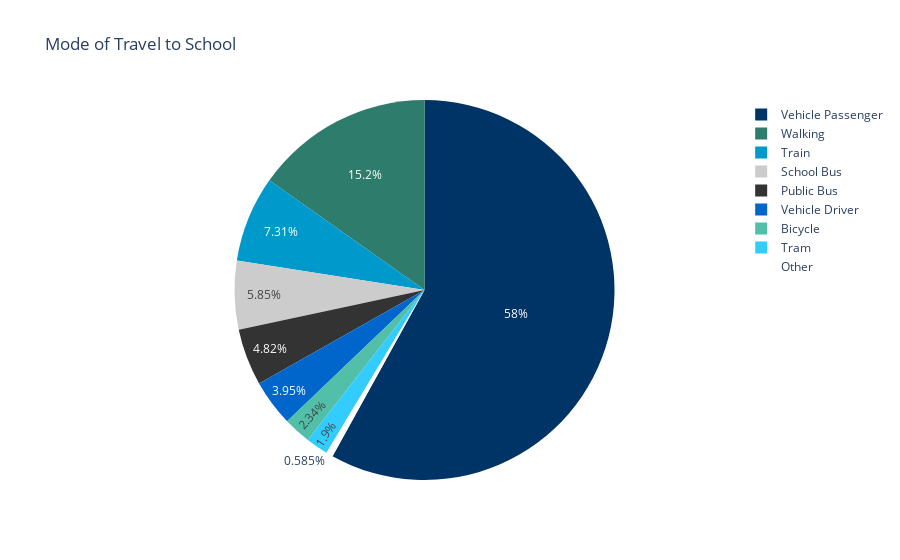

The notebook cell this image was saved under:
### Code cell
# Count mode values
mode_counts = journey_df['main_journey_mode'].value_counts().reset_index()
mode_counts.columns = ['Mode', 'Count']

colors = ['#003366', '#2E7D6C', '#0099CC', '#CCCCCC', '#333333']

# Create pie chart
fig = px.pie(
    mode_counts,
    names='Mode',
    values='Count',
    title='Mode of Travel to School',
    color_discrete_sequence=colors
)
fig.show()

### Figure 1 — Plotly figure (JSON) as saved in the notebook; plotly's stock layout.template omitted (floating-point values rounded to 4 significant figures)
{"data": [{"domain": {"x": [0, 1], "y": [0, 1]}, "hovertemplate": "Mode=%{label}<br>Count=%{value}<extra></extra>", "labels": ["Vehicle Passenger", "Walking", "Train", "School Bus", "Public Bus", "Vehicle Driver", "Bicycle", "Tram", "Other"], "legendgroup": "", "name": "", "showlegend": true, "type": "pie", "values": [397, 104, 50, 40, 33, 27, 16, 13, 4]}], "layout": {"legend": {"tracegroupgap": 0}, "piecolorway": ["#003366", "#2E7D6C", "#0099CC", "#CCCCCC", "#333333"], "title": {"text": "Mode of Travel to School"}}}
